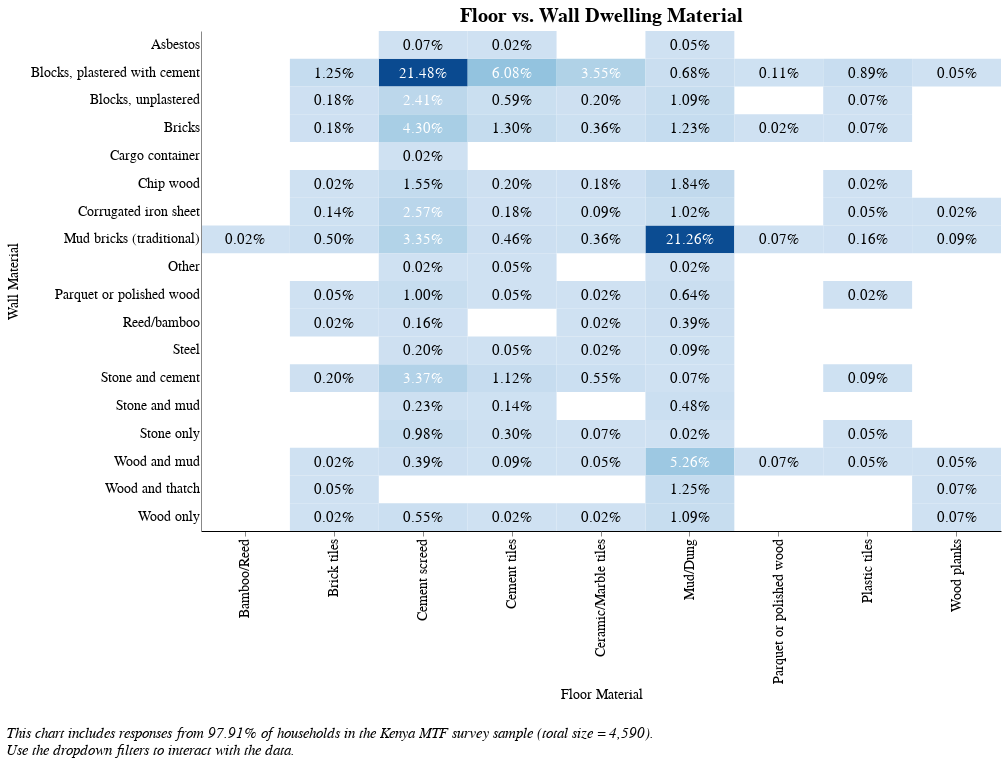

Notebook code for this chart:
### Code cell
# data
alt.data_transformers.disable_max_rows()
source1 = module4[module4[['b_b_10', 'b_b_11', 'b_b12']].notnull().all(1)]

c_1 = source1['b_b_10'] != 'NaN'
c_2 = source1['elc_aggr_tier'] != 'NaN'

source = source1[conjunction(c_1,c_2)]
df = source[['elc_aggr_tier','b_b_10', 'b_b_11', 'b_b12', 'locality_ur']]
df
# Configure common options
base = alt.Chart(df).transform_aggregate(
    cookstove_count='count()',
    groupby=['b_b_10', 'b_b12']
).encode(
    alt.Y('b_b_10:O', scale=alt.Scale(paddingInner=0), title = "Wall Material"),
    alt.X('b_b12:O', scale=alt.Scale(paddingInner=0), title = "Floor Material"),
)

# Configure heatmap
heatmap = base.mark_rect().encode(
    color=alt.Color('cookstove_count:Q',
        scale=alt.Scale(scheme='blues'),
        legend=None
    )
)

# Configure text
text = base.mark_text(baseline='middle', size = 15
).transform_joinaggregate(
    count = 'count(cookstove_count)',
    groupby = ['b_b_10', 'b_b12']
).transform_calculate(
    pct = alt.datum.cookstove_count / df.shape[0]
).encode(
    text=alt.Text('pct:Q', format = '.2%'),
    color=alt.condition(
        alt.datum.cookstove_count < 100,
        alt.value('black'),
        alt.value('white')
    )
)

locality_options = [None, 'Urban', 'Rural']
locality_labels = ['National', 'Urban', 'Rural']

locality_dropdown=alt.binding_select(
    options= locality_options, 
    labels = locality_labels, 
    name = "Locality Breakdown  ")
locality_select=alt.selection_single(
    fields=['locality_ur'],
    bind=locality_dropdown)

tiers = [None, 'Tier 0', 'Tier 1', 'Tier 2', 'Tier 3', 'Tier 4', 'Tier 5']
tier_labels = ['All Tiers', 'Tier 0', 'Tier 1', 'Tier 2', 'Tier 3', 'Tier 4', 'Tier 5']
tier_dropdown=alt.binding_select(options=tiers, labels = tier_labels, name = "Electricity Tier  ")
tier_select=alt.selection_single(fields=['elc_aggr_tier'],
                                bind=tier_dropdown)

roofs = [None, 'Corrugated iron sheet', 'Concrete/Cement', 'Thatch', 'Wood and mud', 'Bamboo/Reed', 
         'Plastic canvas', 'Asbestos', 'Bricks']
roof_labels = ['All Roof types', 'Corrugated iron sheet', 'Concrete/Cement', 'Thatch', 'Wood and mud', 'Bamboo/Reed', 
         'Plastic canvas', 'Asbestos', 'Bricks']
roof_dropdown=alt.binding_select(options=roofs, labels = roof_labels, name = "Roof Material ")
roof_select=alt.selection_single(fields=['b_b_11'],
                                bind=roof_dropdown)

# Draw the chart
chart = (heatmap + text).properties(
    height = 500,
    width = 800
).add_selection(
    locality_select
).transform_filter(
    locality_select
).add_selection(
    tier_select
).transform_filter(
    tier_select 
).add_selection(
    roof_select
).transform_filter(
    roof_select
)

chart = chart.properties(
    title={
      "text": ["Floor vs. Wall Dwelling Material"],
      "color": "black",
        "font": 'Times New Roman'
    }
)

final = alt.concat(chart,
    title=alt.TitleParams(
        ['', '',  
         'This chart includes responses from 97.91% of households in the Kenya MTF survey sample (total size = 4,590).',
         'Use the dropdown filters to interact with the data.'],
        baseline='bottom',
        orient='bottom',
        anchor='start',
        font = 'Times New Roman',
        fontWeight='normal',
        fontStyle = "italic",
        fontSize=15)
)

final = final.configure(font = 'Times New Roman').configure_title(
    fontSize=20, offset=5, orient='top', anchor='middle'
)

final

### Figure 1 — Vega-Lite specification as saved in the notebook (floating-point values rounded to 4 significant figures; data arrays with more than 128 entries replaced by an {"elided": "..."} marker saying what was removed)
{"width": 800, "height": 400, "config": {"title": {"fontSize": 20, "font": "Times New Roman", "anchor": "middle", "fontColor": "#000000", "offset": 5, "orient": "top"}, "axisX": {"domain": true, "domainColor": "#000000", "grid": false, "labelFont": "Times New Roman", "labelFontSize": 14, "titleFont": "Times New Roman", "titleFontSize": 14, "titleFontWeight": "normal", "title": "X Axis Title (units)"}, "axisY": {"domain": true, "grid": false, "gridColor": "#DEDDDD", "gridWidth": 1, "labelFont": "Times New Roman", "labelFontSize": 14, "labelAngle": 0, "ticks": false, "titleFont": "Times New Roman", "titleFontSize": 14, "titleFontWeight": "normal", "titlePadding": 10, "title": "Y Axis Title (units)"}, "range": {"category": ["#2980B9", "#003366", "#FFAE19", "#D68910", "#E67E22", "#D35400", "#FF4500", "#FF6162", "#438B28", "#45B39D", "#99ADC1", "#212F3C"]}, "legend": {"labelFont": "Times New Roman", "labelFontSize": 14, "symbolType": "square", "symbolSize": 100, "titleFont": "Times New Roman", "titleFontSize": 14, "titleFontWeight": "normal", "title": "Legend", "orient": "right", "offset": 0}, "tooltip": {"font": "Open Sans"}, "view": {"stroke": "transparent", "text": {"font": "Times New Roman", "color": ["#2980B9", "#003366", "#FFAE19", "#D68910", "#E67E22", "#D35400", "#FF4500", "#FF6162", "#438B28", "#45B39D", "#99ADC1", "#212F3C"], "fontSize": 14, "align": "right", "fontWeight": 400, "size": 14}, "bar": {"size": 40, "binSpacing": 1, "continuousBandSize": 30, "discreteBandSize": 30, "fill": ["#2980B9", "#003366", "#FFAE19", "#D68910", "#E67E22", "#D35400", "#FF4500", "#FF6162", "#438B28", "#45B39D", "#99ADC1", "#212F3C"], "stroke": false}}, "font": "Times New Roman"}, "concat": [{"layer": [{"mark": "rect", "encoding": {"color": {"type": "quantitative", "field": "cookstove_count", "legend": null, "scale": {"scheme": "blues"}}, "x": {"type": "ordinal", "field": "b_b12", "scale": {"paddingInner": 0}, "title": "Floor Material"}, "y": {"type": "ordinal", "field": "b_b_10", "scale": {"paddingInner": 0}, "title": "Wall Material"}}, "selection": {"selector003": {"type": "single", "fields": ["locality_ur"], "bind": {"input": "select", "options": [null, "Urban", "Rural"], "labels": ["National", "Urban", "Rural"], "name": "Locality Breakdown  "}}, "selector004": {"type": "single", "fields": ["elc_aggr_tier"], "bind": {"input": "select", "options": [null, "Tier 0", "Tier 1", "Tier 2", "Tier 3", "Tier 4", "Tier 5"], "labels": ["All Tiers", "Tier 0", "Tier 1", "Tier 2", "Tier 3", "Tier 4", "Tier 5"], "name": "Electricity Tier  "}}, "selector005": {"type": "single", "fields": ["b_b_11"], "bind": {"input": "select", "options": [null, "Corrugated iron sheet", "Concrete/Cement", "Thatch", "Wood and mud", "Bamboo/Reed", "Plastic canvas", "Asbestos", "Bricks"], "labels": ["All Roof types", "Corrugated iron sheet", "Concrete/Cement", "Thatch", "Wood and mud", "Bamboo/Reed", "Plastic canvas", "Asbestos", "Bricks"], "name": "Roof Material "}}}, "transform": [{"aggregate": [{"op": "count", "as": "cookstove_count"}], "groupby": ["b_b_10", "b_b12"]}]}, {"mark": {"type": "text", "baseline": "middle", "size": 15}, "encoding": {"color": {"condition": {"value": "black", "test": "(datum.cookstove_count < 100)"}, "value": "white"}, "text": {"type": "quantitative", "field": "pct", "format": ".2%"}, "x": {"type": "ordinal", "field": "b_b12", "scale": {"paddingInner": 0}, "title": "Floor Material"}, "y": {"type": "ordinal", "field": "b_b_10", "scale": {"paddingInner": 0}, "title": "Wall Material"}}, "transform": [{"aggregate": [{"op": "count", "as": "cookstove_count"}], "groupby": ["b_b_10", "b_b12"]}, {"joinaggregate": [{"op": "count", "field": "cookstove_count", "as": "count"}], "groupby": ["b_b_10", "b_b12"]}, {"calculate": "(datum.cookstove_count / 4394)", "as": "pct"}]}], "height": 500, "title": {"text": ["Floor vs. Wall Dwelling Material"], "color": "black", "font": "Times New Roman"}, "transform": [{"filter": {"selection": "selector003"}}, {"filter": {"selection": "selector004"}}, {"filter": {"selection": "selector005"}}], "width": 800}], "data": {"name": "data-1e4ee77acf2373a1ce680bcfa9fe446b"}, "title": {"text": ["", "", "This chart includes responses from 97.91% of households in the Kenya MTF survey sample (total size = 4,590).", "Use the dropdown filters to interact with the data."], "anchor": "start", "baseline": "bottom", "font": "Times New Roman", "fontSize": 15, "fontStyle": "italic", "fontWeight": "normal", "orient": "bottom"}, "$schema": "https://vega.github.io/schema/vega-lite/v4.8.1.json", "datasets": {"data-1e4ee77acf2373a1ce680bcfa9fe446b": {"elided": "4394 records"}}}
